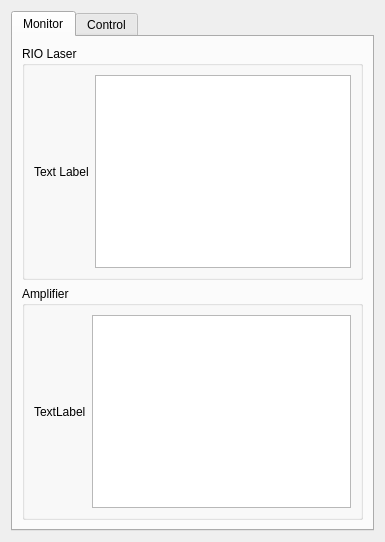
                  <widget class="QWidget" name="tab_18">
                   <attribute name="title">
                    <string>CW Laser</string>
                   </attribute>
                   <layout class="QGridLayout" name="gridLayout_20">
                    <item row="1" column="0">
                     <widget class="QTabWidget" name="tabWidget_22">
                      <property name="currentIndex">
                       <number>0</number>
                      </property>
                      <widget class="QWidget" name="tab_58">
                       <attribute name="title">
                        <string>Monitor</string>
                       </attribute>
                       <layout class="QGridLayout" name="gridLayout_65">
                        <item row="0" column="0">
                         <widget class="QGroupBox" name="groupBox_25">
                          <property name="title">
                           <string>RIO Laser</string>
                          </property>
                          <layout class="QGridLayout" name="gridLayout_62">
                           <item row="0" column="0">
                            <widget class="QLabel" name="label_25">
                             <property name="text">
                              <string>Text Label</string>
                             </property>
                            </widget>
                           </item>
                           <item row="0" column="1">
                            <widget class="QGraphicsView" name="graphicsView_20"/>
                           </item>
                          </layout>
                         </widget>
                        </item>
                        <item row="1" column="0">
                         <widget class="QGroupBox" name="groupBox_26">
                          <property name="title">
                           <string>Amplifier</string>
                          </property>
                          <layout class="QGridLayout" name="gridLayout_63">
                           <item row="0" column="1">
                            <widget class="QGraphicsView" name="graphicsView_161"/>
                           </item>
                           <item row="0" column="0">
                            <widget class="QLabel" name="label_160">
                             <property name="text">
                              <string>TextLabel</string>
                             </property>
                            </widget>
                           </item>
                          </layout>
                         </widget>
                        </item>
                       </layout>
                      </widget>
                      <widget class="QWidget" name="tab_59">
                       <attribute name="title">
                        <string>Control</string>
                       </attribute>
                      </widget>
                     </widget>
                    </item>
                   </layout>
                  </widget>
